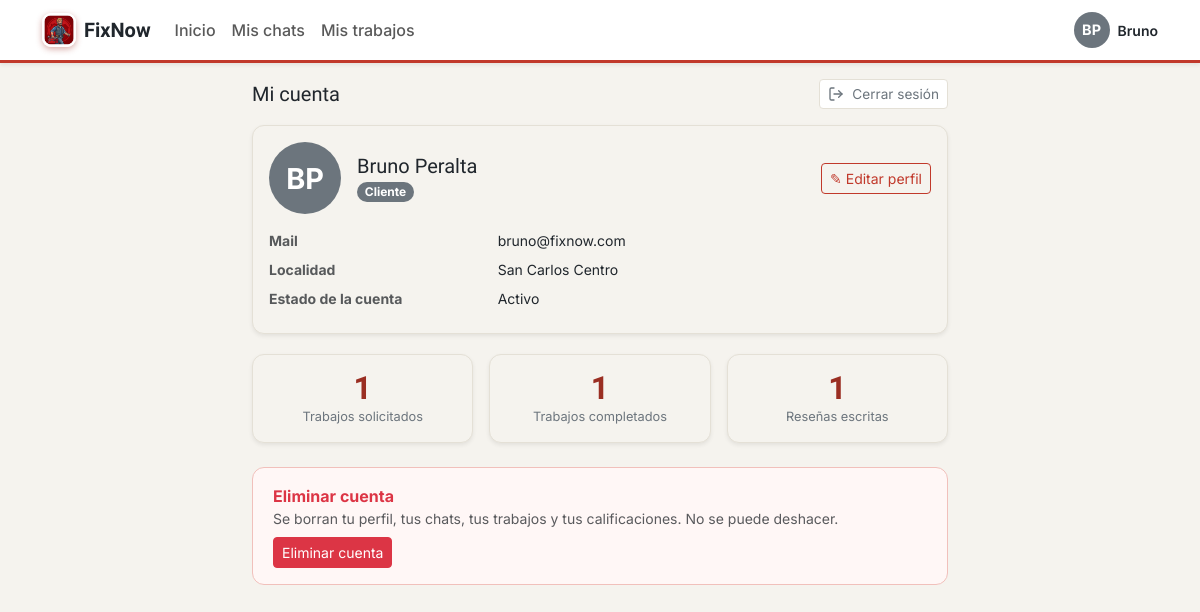
Screenshot of /mi_cuenta.php (signed in) with the database file from the repository.
### tables this page shows
CREATE TABLE USUARIO (
    id_usuario     INT AUTO_INCREMENT PRIMARY KEY,
    nombre         VARCHAR(60) NOT NULL,
    apellido       VARCHAR(60) NOT NULL,
    mail           VARCHAR(120) NOT NULL UNIQUE,    
    contrasena     VARCHAR(255) NOT NULL,           
    rol            ENUM('cliente','trabajador','admin') NOT NULL,
    id_localidad   INT,
    fecha_registro DATETIME DEFAULT CURRENT_TIMESTAMP,
    estado         ENUM('activo','pendiente','bloqueado') NOT NULL DEFAULT 'activo',
     
     
    intentos_fallidos TINYINT UNSIGNED NOT NULL DEFAULT 0,
    bloqueado_hasta   DATETIME NULL,
     
    ultimo_acceso     DATETIME NULL,
     
     
     
    latitud           DECIMAL(9,6) NULL,
    longitud          DECIMAL(9,6) NULL,
    FOREIGN KEY (id_localidad) REFERENCES LOCALIDAD(id_localidad)
);

CREATE TABLE LOCALIDAD (
    id_localidad INT AUTO_INCREMENT PRIMARY KEY,
    nombre       VARCHAR(80) NOT NULL,
    provincia    VARCHAR(60) NOT NULL,
    latitud      DECIMAL(9,6) NOT NULL,    
    longitud     DECIMAL(9,6) NOT NULL,
     
    UNIQUE KEY uq_localidad_nombre_provincia (nombre, provincia)
);

### src/helpers/Sesion.php (called while the page is built, shortened)
<?php
class Sesion
{
    public static function rolActual(): ?string
    {
        return $_SESSION['rol'] ?? null;
    }
    public static function idUsuarioActual(): ?int
    {
        return $_SESSION['id_usuario'] ?? null;
    }
}

### src/models/Usuario.php (called while the page is built, shortened)
<?php
class Usuario
{
    private PDO $pdo;
    public function __construct(PDO $pdo)
    {
        $this->pdo = $pdo;
    }
    public function buscarPorId(int $idUsuario): ?array
    {
        $consulta = $this->pdo->prepare(
            'SELECT id_usuario, nombre, apellido, mail, rol, estado FROM USUARIO WHERE id_usuario = ?'
        );
        $consulta->execute([$idUsuario]);
        $fila = $consulta->fetch();
        return $fila ?: null;
    }
}

### src/models/Localidad.php (called while the page is built, shortened)
<?php
class Localidad
{
    private PDO $pdo;
    public function __construct(PDO $pdo)
    {
        $this->pdo = $pdo;
    }
    public function obtenerDeUsuario(int $idUsuario): ?array
    {
        $sql = 'SELECT l.id_localidad, l.nombre, l.provincia, l.latitud, l.longitud
                FROM USUARIO u
                JOIN LOCALIDAD l ON l.id_localidad = u.id_localidad
                WHERE u.id_usuario = ?
                LIMIT 1';
        $consulta = $this->pdo->prepare($sql);
        $consulta->execute([$idUsuario]);
        $fila = $consulta->fetch();
        return $fila ?: null;
    }
}

### src/models/Estadistica.php (called while the page is built, shortened)
<?php
class Estadistica
{
    private PDO $pdo;
    public function __construct(PDO $pdo)
    {
        $this->pdo = $pdo;
    }
    private function valor(string $sql, array $params = [])
    {
        $consulta = $this->pdo->prepare($sql);
        $consulta->execute($params);
        return $consulta->fetchColumn();
    }
    public function delCliente(int $idUsuario): array
    {
        return [
            'contratados' => (int) $this->valor(
                "SELECT COUNT(*) FROM SOLICITUD WHERE id_usuario = ? AND estado_trabajo <> 'no_solicitado'", [$idUsuario]),
            'completados' => (int) $this->valor(
                'SELECT COUNT(*) FROM SOLICITUD WHERE id_usuario = ? AND confirmado_cliente = TRUE AND confirmado_trabajador = TRUE', [$idUsuario]),
            'resenas' => (int) $this->valor(
                'SELECT COUNT(*) FROM CALIFICACION WHERE id_usuario = ?', [$idUsuario]),
        ];
    }
}

### public/mi_cuenta.php (the view, shortened to what this page needs)
<?php
$pdo = Database::getConexion();
$idUsuario = Sesion::idUsuarioActual();
$rol = Sesion::rolActual();
$errorEdicion = null;
$usuario = (new Usuario($pdo))->buscarPorId($idUsuario);
$localidadActual = (new Localidad($pdo))->obtenerDeUsuario($idUsuario);
$estadisticas = $rol === 'cliente' ? (new Estadistica($pdo))->delCliente($idUsuario) : null;
?>
<!DOCTYPE html>
<html lang="es">
<head>
    <link href="https://cdn.jsdelivr.net/npm/bootstrap@5.3.3/dist/css/bootstrap.min.css" rel="stylesheet">
    <link rel="stylesheet" href="assets/css/estilos.css">
</head>
<body class="bg-light" <?= $errorEdicion !== null ? 'data-abrir-modal="modalEditarPerfil"' : '' ?>>
<?php require __DIR__ . '/../src/views/navbar.php'; ?>
<div class="container pb-5" style="max-width: 720px;">
    <div class="d-flex flex-wrap align-items-center justify-content-between gap-2 mb-3">
        <h1 class="h5 mb-0">Mi cuenta</h1>
        <?php require __DIR__ . '/../src/views/boton_logout.php'; ?>
    </div>
    <?php if ($usuario === null): ?>
        <div class="alert alert-warning">No encontramos los datos de tu cuenta.</div>
    <?php else: ?>
        <div class="card shadow-sm">
            <div class="card-body">
                <div class="d-flex flex-wrap align-items-center gap-3 mb-3">
                    <?= Vista::avatar(null, $usuario['nombre'], $usuario['apellido'], 72) ?>
                    <div class="flex-grow-1">
                        <div class="h5 mb-0"><?= Vista::e($usuario['nombre'] . ' ' . $usuario['apellido']) ?></div>
                        <span class="badge text-bg-secondary"><?= $rol === 'admin' ? 'Administrador' : 'Cliente' ?></span>
                    </div>
                    <?php if ($rol === 'cliente'): ?>
                        <button type="button" class="btn btn-outline-primary btn-sm" data-bs-toggle="modal" data-bs-target="#modalEditarPerfil">
                            ✎ Editar perfil
                        </button>
                    <?php endif; ?>
                </div>
                <dl class="row mb-0 small">
                    <dt class="col-sm-4 text-muted">Mail</dt>
                    <dd class="col-sm-8"><?= Vista::e($usuario['mail']) ?></dd>
                    <?php if ($localidadActual !== null): ?>
                        <dt class="col-sm-4 text-muted">Localidad</dt>
                        <dd class="col-sm-8"><?= Vista::e($localidadActual['nombre']) ?></dd>
                    <?php endif; ?>
                    <dt class="col-sm-4 text-muted">Estado de la cuenta</dt>
                    <dd class="col-sm-8"><?= Vista::e(ucfirst((string) $usuario['estado'])) ?></dd>
                </dl>
            </div>
        </div>
        <?php if ($estadisticas !== null): ?>
            <div class="row g-3 mt-1" id="panelEstadisticas">
                <div class="col-4">
                    <div class="card shadow-sm tarjeta-estadistica h-100">
                        <div class="numero"><?= (int) $estadisticas['contratados'] ?></div>
                        <div class="etiqueta">Trabajos solicitados</div>
                    </div>
                </div>
                <div class="col-4">
                    <div class="card shadow-sm tarjeta-estadistica h-100">
                        <div class="numero"><?= (int) $estadisticas['completados'] ?></div>
                        <div class="etiqueta">Trabajos completados</div>
                    </div>
                </div>
                <div class="col-4">
                    <div class="card shadow-sm tarjeta-estadistica h-100">
                        <div class="numero"><?= (int) $estadisticas['resenas'] ?></div>
                        <div class="etiqueta">Reseñas escritas</div>
                    </div>
                </div>
            </div>
        <?php endif; ?>
    <?php endif; ?>
    <?php require __DIR__ . '/../src/views/zona_peligro.php'; ?>
</div>
</body>
</html>

### src/views/navbar.php (shortened to what this page needs)
<?php
(function () {
$rolNav = Sesion::rolActual();
$idUsuarioNav = Sesion::idUsuarioActual();
$pdoNav = Database::getConexion();
$usuarioNav = (new Usuario($pdoNav))->buscarPorId($idUsuarioNav) ?? ['nombre' => '', 'apellido' => ''];
$fotoNav = ($rolNav === 'trabajador') ? (new Trabajador($pdoNav))->fotoDeUsuario($idUsuarioNav) : null;
$perfilNav = ($rolNav === 'trabajador') ? 'mi_perfil.php' : 'mi_cuenta.php';
?>
<nav class="navbar navbar-expand bg-white border-bottom shadow-sm mb-3">
    <div class="container">
        <a class="navbar-brand fw-bold d-flex align-items-center gap-2" href="panel_<?= Vista::e($rolNav) ?>.php">
            <img src="assets/img/logo.png" alt="" class="logo-marca"> FixNow
        </a>
        <ul class="navbar-nav me-auto">
            <?php if ($rolNav === 'cliente'): ?>
                <li class="nav-item"><a class="nav-link" href="panel_cliente.php">Inicio</a></li>
                <li class="nav-item"><a class="nav-link" href="chats.php">Mis chats</a></li>
                <li class="nav-item"><a class="nav-link" href="mis_trabajos.php">Mis trabajos</a></li>
            <?php endif; ?>
        </ul>
        <a href="<?= Vista::e($perfilNav) ?>" class="perfil-nav d-flex align-items-center gap-2 text-decoration-none"
           title="Ir a mi perfil">
            <?= Vista::avatar($fotoNav, (string) $usuarioNav['nombre'], (string) $usuarioNav['apellido'], 36) ?>
            <span class="perfil-nav-nombre small fw-semibold d-none d-sm-inline"><?= Vista::e($usuarioNav['nombre']) ?></span>
        </a>
    </div>
</nav>
<?php })();  ?>

### src/helpers/Vista.php (shortened to what this page needs)
<?php
class Vista
{
    public static function e(?string $texto): string
    {
        return htmlspecialchars($texto ?? '', ENT_QUOTES, 'UTF-8');
    }
    public static function avatar(?string $foto, string $nombre, string $apellido, int $tamano = 64): string
    {
        $estilo = "width:{$tamano}px;height:{$tamano}px;";
        $iniciales = mb_strtoupper(mb_substr($nombre, 0, 1) . mb_substr($apellido, 0, 1));
        return '<div class="rounded-circle bg-secondary text-white d-flex align-items-center '
             . 'justify-content-center fw-bold" style="' . $estilo . 'font-size:' . ($tamano / 2.5) . 'px;">'
             . self::e($iniciales) . '</div>';
    }
}

### public/assets/css/estilos.css (style rules this page uses)
:root { --fx-primary: #C1392B; --fx-primary-dark: #9A2E22; --fx-primary-soft: #F8E1DE; --fx-accent: #C97A3D; --fx-gold: #D79A2C; --fx-bg: #F5F3EE; --fx-ink: #20262C; --fx-border: #E4E0D6; --bs-primary: #C1392B; --bs-primary-rgb: 193, 57, 43; --bs-link-color: #C1392B; --bs-link-color-rgb: 193, 57, 43; --bs-link-hover-color: #9A2E22; --bs-link-hover-color-rgb: 154, 46, 34; --bs-body-color: #20262C; --bs-body-bg: #F5F3EE; --bs-border-color: #E4E0D6; --bs-border-radius: .625rem; }
h1, h2, h3, h4, h5, h6, .navbar-brand, .h1, .h2, .h3, .h4, .h5, .h6 { font-family: 'Sora', 'Inter', 'Segoe UI', sans-serif; color: var(--fx-ink); }
.btn-outline-primary { --bs-btn-color: #C1392B; --bs-btn-border-color: #C1392B; --bs-btn-hover-bg: #C1392B; --bs-btn-hover-border-color: #C1392B; --bs-btn-active-bg: #9A2E22; --bs-btn-active-border-color: #9A2E22; }
.card { border: 1px solid var(--fx-border); border-radius: .75rem; box-shadow: 0 1px 2px rgba(32, 38, 44, .06), 0 4px 14px rgba(32, 38, 44, .05); }
.navbar { border-bottom: 3px solid var(--fx-primary) !important; }
.navbar .nav-link { font-weight: 500; }
.logo-marca { width: 34px; height: 34px; border-radius: 9px; object-fit: cover; box-shadow: 0 2px 6px rgba(154, 46, 34, .4); }
body { font-family: 'Inter', 'Segoe UI', Roboto, Arial, sans-serif; -webkit-font-smoothing: antialiased; }
body.bg-light { background-color: var(--fx-bg) !important; }
.perfil-nav { color: var(--fx-ink); }
.tarjeta-estadistica { text-align: center; padding: 1rem .5rem; }
.tarjeta-estadistica .numero { font-family: 'Sora', sans-serif; font-size: 2rem; font-weight: 700; color: var(--fx-primary-dark); line-height: 1.1; }
.tarjeta-estadistica .etiqueta { font-size: .8rem; color: #6c757d; }
:root { --fx-chat-mio: #0e7c86; }

### rows the page displays
usuario: self::e($iniciales) "BP BP", nombre "Bruno", nombre+apellido "Bruno Peralta", mail "bruno@fixnow.com", estado "Activo"
localidad: nombre "San Carlos Centro"

### other values shown
$estadisticas['contratados'] "1"
$estadisticas['completados'] "1"
$estadisticas['resenas'] "1"
